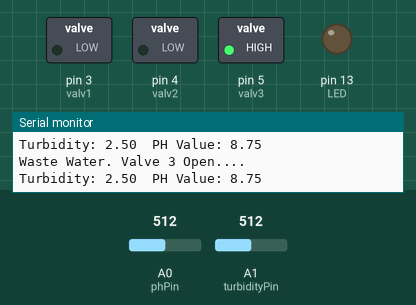
Simulated run of this sketch. Board: Arduino Uno, built with avr-gcc and run on an emulated ATmega328P. Shown: switched loads named in the sketch (green lamp = pin HIGH), output pins drawn as LEDs (lit = HIGH), the last lines printed to the serial monitor. The test bench sets the inputs (shaded band); at power-on: A0 (phPin) = 512, A1 (turbidityPin) = 512.

Above: at 3.4 s.
3.5 s: A0 (phPin) set to 450
6.5 s: A0 (phPin) set to 426
At 8.6 s:
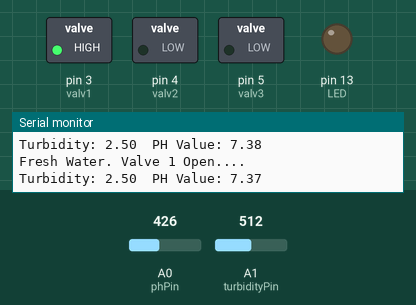
9.5 s: A0 (phPin) set to 511
At 11.4 s:
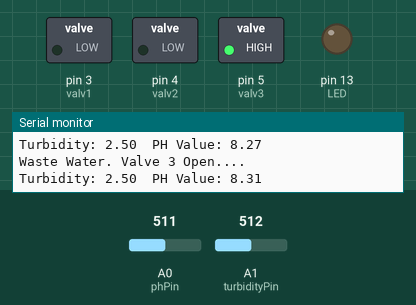
Timing chart, 0 to 12.9 s (numbered marks = the images above; inputs shaded):
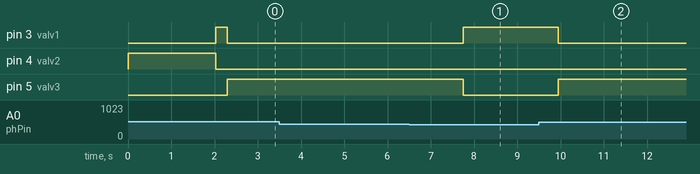

The sketch:

waste_water_treatment_v1.ino
```cpp
#define phPin A0  //Read From PH Sesnor
#define turbidityPin A1
#define Offset 0.00  //PH deviation compensate
#define LED 13
#define samplingInterval 20
#define printInterval 800
#define ArrayLenth  40    //times of collection
int pHArray[ArrayLenth]; //Store the average value of the sensor feedback
int pHArrayIndex=0;
int turbval=0;
static float pHValue,phvoltage,turbvoltage;//PH Value and Voltage Level
const int valv1 = 3;//Valve pin
const int valv2 = 4;//Valve pin
const int valv3 = 5;//Valve pin
float turb_thresh=3;
void setup()
{
  pinMode(LED,OUTPUT);
  pinMode(valv1, OUTPUT);
  pinMode(valv2, OUTPUT);
  pinMode(valv3, OUTPUT);
  Serial.begin(9600);
  Serial.println("==== Waste Water Treatment ====");    //Test the serial monitor
}

void loop()
{
  static unsigned long samplingTime = millis();
  static unsigned long printTime = millis();
  if(millis()-samplingTime > samplingInterval)
  {
      pHArray[pHArrayIndex++]=analogRead(phPin);
      turbval=analogRead(turbidityPin);
      if(pHArrayIndex==ArrayLenth)pHArrayIndex=0;
      phvoltage = avergearray(pHArray, ArrayLenth)*5.0/1024;
      turbvoltage=turbval* (5.0 / 1024.0);
      pHValue = 3.5*phvoltage+Offset;
      samplingTime=millis();
      Serial.print("Turbidity: ");
      Serial.print(turbvoltage);
      Serial.print("  PH Value: ");
      Serial.println(pHValue);
  }
if(pHValue>=6.5 & pHValue<7.5 & turbvoltage<turb_thresh)
{
  digitalWrite(valv1, HIGH);
  digitalWrite(valv2, LOW);
  digitalWrite(valv3, LOW);
  Serial.println("Fresh Water. Valve 1 Open....");
}
else if(pHValue>=0 & pHValue<6.5)
{
  digitalWrite(valv1, LOW);
  digitalWrite(valv2, HIGH);
  digitalWrite(valv3, LOW);
  Serial.println("Acidic Water. Valve 2 Open....");
}
else
{
  digitalWrite(valv1, LOW);
  digitalWrite(valv2, LOW);
  digitalWrite(valv3, HIGH);
  Serial.println("Waste Water. Valve 3 Open....");
}

/*  if(millis() - printTime > printInterval)   //Every 800 milliseconds, print a numerical, convert the state of the LED indicator
  {
        Serial.print("Voltage:");
        Serial.print(voltage,2);
        Serial.print("    pH value: ");
        Serial.println(pHValue,2);
        digitalWrite(LED,digitalRead(LED)^1);
        printTime=millis();
  }
*/
}
double avergearray(int* arr, int number){
  int i;
  int max,min;
  double avg;
  long amount=0;
  if(number<=0){
    Serial.println("Error number for the array to avraging!/n");
    return 0;
  }
  if(number<5){   //less than 5, calculated directly statistics
    for(i=0;i<number;i++){
      amount+=arr[i];
    }
    avg = amount/number;
    return avg;
  }else{
    if(arr[0]<arr[1]){
      min = arr[0];max=arr[1];
    }
    else{
      min=arr[1];max=arr[0];
    }
    for(i=2;i<number;i++){
      if(arr[i]<min){
        amount+=min;        //arr<min
        min=arr[i];
      }else {
        if(arr[i]>max){
          amount+=max;    //arr>max
          max=arr[i];
        }else{
          amount+=arr[i]; //min<=arr<=max
        }
      }//if
    }//for
    avg = (double)amount/(number-2);
  }//if
  return avg;
}
```

Measured:
- the behaviour switches between 439 and 438 on A0 (phPin) (found by bisection; images 0 and 1)
- after the input at 6.5 s, pin 3 (valv1): LOW → HIGH after 1.3 s; pin 5 (valv3): HIGH → LOW after 1.3 s
- after the input at 9.5 s, pin 3 (valv1): HIGH → LOW after 0.45 s; pin 5 (valv3): LOW → HIGH after 0.45 s
